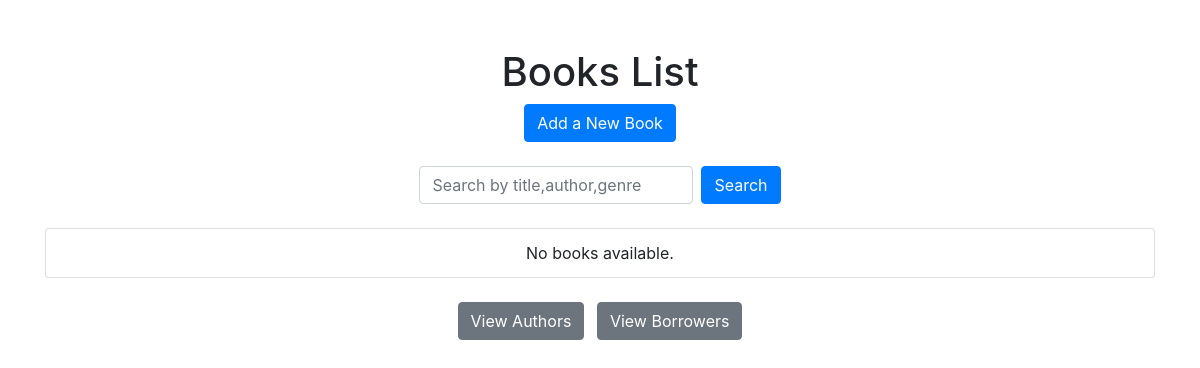
/books/, run on an earlier commit of the app's database.
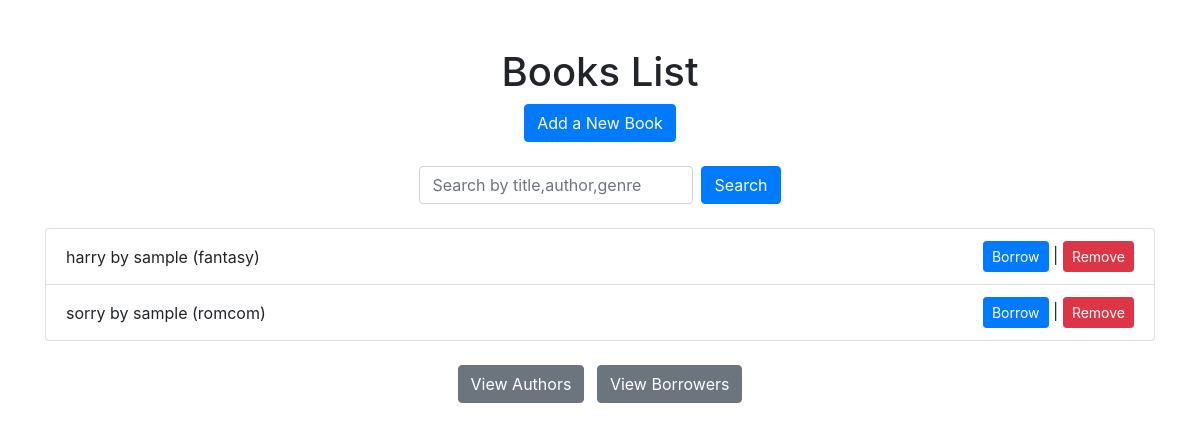
And on a later commit of the database.
### library/models.py (models this page shows, shortened)
class Book(models.Model):
    title = models.CharField(max_length=200)
    author = models.ForeignKey(Author, on_delete=models.CASCADE)
    genre = models.CharField(max_length=100)
    is_borrowed = models.BooleanField(default=False)
    slug = models.SlugField(unique=True, blank=True, editable=False)

class Author(models.Model):
    name = models.CharField(max_length=100)

### library/views.py (the view)
# urls.py: path('books/', views.list_books, name='list_books'),
def list_books(request):
    books = Book.objects.all()
    return render(request, 'library/list_books.html', {'books': books})

### library/templates/library/list_books.html (shortened to what this page needs)
{% extends "library/base.html" %}
{% block content %}
    <div class="container">
        <h1 class="text-center mt-5">Books List</h1>
        <div class="text-center mb-4">
            <a href="{% url 'add_book' %}" class="btn btn-primary">Add a New Book</a>
        </div>
        <form method="get" action="{% url 'search_books' %}" class="form-inline justify-content-center mb-4">
            <input type="text" name="q" class="form-control mr-2" placeholder="Search by title,author,genre">
            <button type="submit" class="btn btn-primary">Search</button>
        </form>
        <ul class="list-group mb-4">
            {% for book in books %}
                <li class="list-group-item d-flex justify-content-between align-items-center">
                    {{ book.title }} by {{ book.author.name }} ({{ book.genre }})
                    <div>
                        {% if book.is_borrowed %}
                            <span class="badge badge-warning">Borrowed</span> |
                            <a href="{% url 'return_book' book.slug %}" class="btn btn-success btn-sm">Return</a>
                        {% else %}
                            <a href="{% url 'borrow_book' book.slug %}" class="btn btn-primary btn-sm">Borrow</a> |
                            <a href="{% url 'remove_book' book.slug %}" class="btn btn-danger btn-sm">Remove</a>
                        {% endif %}
                    </div>
                </li>
            {% empty %}
                <li class="list-group-item text-center">No books available.</li>
            {% endfor %}
        </ul>
        <div class="text-center">
            <a href="{% url 'list_authors' %}" class="btn btn-secondary mr-2">View Authors</a>
            <a href="{% url 'list_borrowers' %}" class="btn btn-secondary">View Borrowers</a>
        </div>
    </div>
{%endblock%}

### library/templates/library/base.html (shortened to what this page needs)
<!DOCTYPE html>
<html lang="en">
<head>
    <link rel="stylesheet" href="https://maxcdn.bootstrapcdn.com/bootstrap/4.5.2/css/bootstrap.min.css">
</head>
<body>
  {% block content%}
  {% endblock %}
</body>
</html>

What changed in the data, as far as the page shows it:
added Book: title "harry", author.name "sample", genre "fantasy", is_borrowed "Borrow"
added Book: title "sorry", author.name "sample", genre "romcom", is_borrowed "Borrow"
Also different on the page:
text no longer shown: "No books available."
